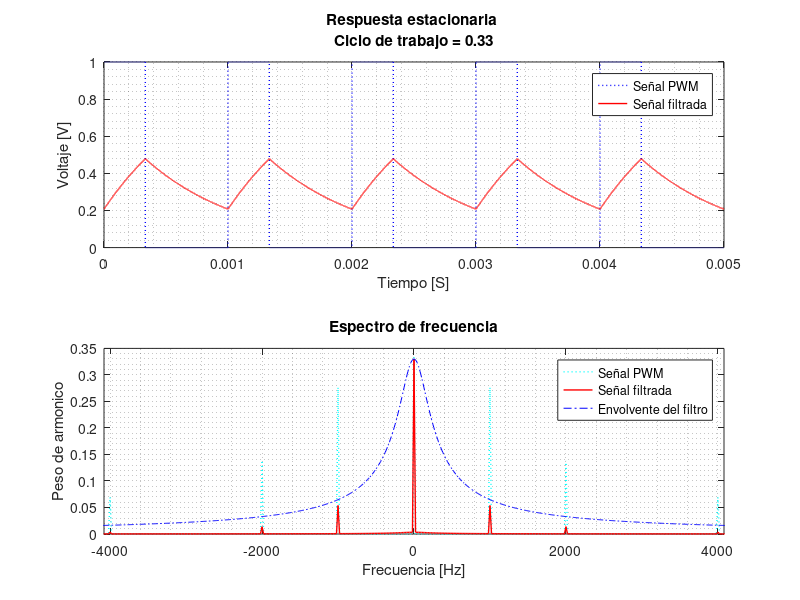

Write MATLAB code to recreate this figure.
clear; close all; clc;

% Parametros:
D = 1/3; % ciclo de trabajo
N = 1; % orden del filtro;
Fsw = 1000; % Frecuencia de los pulsos
Fc = 200; % frecuencia de corte del filtro
ciclos = 5; 
transitorio = 0;

% creacion de un vector de tiempos
puntos = 1e4;
t = 0:1/puntos:1-1/puntos;

% comparacion y generacion del pwm
x = zeros(1,puntos);
indice = round(D*puntos);
x(1:indice) = 1;
% se necesita una señal "larga" para el regimen permanente:
for k=1:ciclos*10
    xx(1+(k-1)*puntos:k*puntos) = x;
end

% diseño del filtro:
[b,a] = butter(N,Fc/(Fsw*puntos/2),'low');

% aplicacion del filtro:
yy = filter(b,a,xx);

% pasar al dominio de la frecuencia:
XX = fftshift(abs(fft(xx)))./length(xx);
YY = fftshift(abs(fft(yy)))./length(yy);
FF = ((0:length(xx)-1)./length(xx)-0.5).*Fsw*puntos;

% graficas:
graph_width=1;
indices = 1:ciclos*puntos;
figure(1);
subplot(2,1,1);
plot(((indices-1)/puntos)./Fsw,xx(indices),'b:','LineWidth',graph_width);
xlabel('Tiempo [S]');
grid minor;
hold on;
if transitorio
    title(sprintf("Respuesta transitoria \nCiclo de trabajo = %.2f",D));
    plot(((indices-1)/puntos)./Fsw,yy(indices),'r','LineWidth',graph_width);
    ylabel('Voltaje [V]');
else
    title(sprintf("Respuesta estacionaria \nCiclo de trabajo = %.2f",D));
    plot(((indices-1)/puntos)./Fsw,...
    yy(length(yy)-ciclos*puntos+1:length(yy)),'r','LineWidth',graph_width);
    legend('Señal PWM','Señal filtrada');
    ylabel('Voltaje [V]');
end

%grafica de espectro
figure(1);
subplot(2,1,2);
plot(FF,XX,'c:','LineWidth',graph_width);
grid minor;
hold on;
xlim([-0.34 0.34].*(Fsw*12));   
plot(FF,YY,'r','LineWidth',graph_width);
%envolvente del filtro
[y_filter, x_filter]=freqz(b,a,length(FF),Fsw*puntos);
x_filter_reflex=x_filter*(-1);
plot(x_filter_reflex,abs(y_filter).*max(YY),'b-.');
plot(x_filter,abs(y_filter).*max(YY),'b-.');
xlabel("Frecuencia [Hz]");
ylabel("Peso de armonico");
title("Espectro de frecuencia");
legend('Señal PWM','Señal filtrada','Envolvente del filtro');
